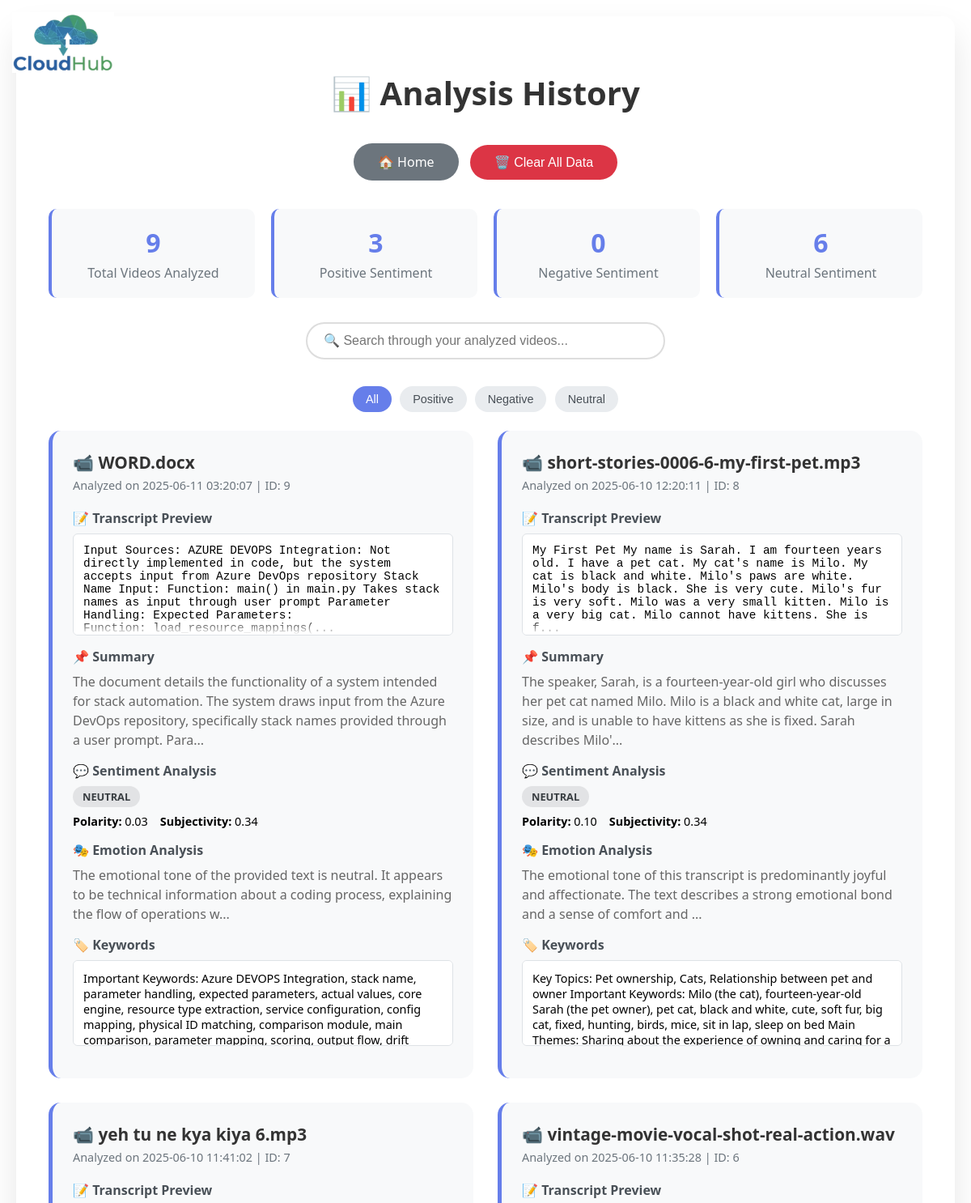
The page /analysis-history (upper part) on the database its author committed.
### tables this page shows
CREATE TABLE video_analysis (
            id INTEGER PRIMARY KEY AUTOINCREMENT,
            filename TEXT NOT NULL,
            transcript TEXT NOT NULL,
            summary TEXT NOT NULL,
            sentiment_polarity REAL,
            sentiment_subjectivity REAL,
            sentiment_label TEXT,
            emotion_analysis TEXT,
            keywords TEXT,
            combined_text TEXT,
            embedding BLOB,
            created_at TIMESTAMP DEFAULT CURRENT_TIMESTAMP
        );

### app.py (the view)
@app.route("/analysis-history")
def analysis_history():
    all_analysis = get_all_analysis_data()
    return render_template("history.html", analysis_data=all_analysis)

### app.py (called while the page is built)
def get_all_analysis_data():
    conn = sqlite3.connect('video_analysis.db')
    cursor = conn.cursor()
    cursor.execute('''
        SELECT id, filename, transcript, summary, sentiment_polarity,
               sentiment_subjectivity, sentiment_label, emotion_analysis,
               keywords, created_at
        FROM video_analysis
        ORDER BY created_at DESC
    ''')
    columns = [description[0] for description in cursor.description]
    rows = cursor.fetchall()
    result = []
    for row in rows:
        result.append(dict(zip(columns, row)))
    conn.close()
    return result

### templates/History.html (shortened to what this page needs)
<!DOCTYPE html>
<html lang="en">
<head>
</head>
<body>
    <img src="{{ url_for('static', filename='logo.png') }}" alt="Logo" class="fixed-logo">
    <div class="container">
        <h1>📊 Analysis History</h1>
        <div class="controls">
            <a href="/" class="back-btn">🏠 Home</a>
            <button onclick="clearAllData()" class="clear-btn">🗑️ Clear All Data</button>
        </div>
        {% if analysis_data %}
        <div class="stats">
            <div class="stat-card">
                <div class="stat-number">{{ analysis_data|length }}</div>
                <div class="stat-label">Total Videos Analyzed</div>
            </div>
            <div class="stat-card">
                <div class="stat-number">{{ analysis_data|selectattr('sentiment_label', 'eq', 'Positive')|list|length }}</div>
                <div class="stat-label">Positive Sentiment</div>
            </div>
            <div class="stat-card">
                <div class="stat-number">{{ analysis_data|selectattr('sentiment_label', 'eq', 'Negative')|list|length }}</div>
                <div class="stat-label">Negative Sentiment</div>
            </div>
            <div class="stat-card">
                <div class="stat-number">{{ analysis_data|selectattr('sentiment_label', 'eq', 'Neutral')|list|length }}</div>
                <div class="stat-label">Neutral Sentiment</div>
            </div>
        </div>
        <input type="text" class="search-box" id="searchBox" placeholder="🔍 Search through your analyzed videos...">
        <div class="filter-buttons">
            <button class="filter-btn active" onclick="filterBySentiment('all')">All</button>
            <button class="filter-btn" onclick="filterBySentiment('positive')">Positive</button>
            <button class="filter-btn" onclick="filterBySentiment('negative')">Negative</button>
            <button class="filter-btn" onclick="filterBySentiment('neutral')">Neutral</button>
        </div>
        <div class="analysis-grid" id="analysisGrid">
            {% for item in analysis_data %}
            <div class="analysis-card" data-sentiment="{{ item.sentiment_label.lower() }}">
                <div class="card-header">
                    <div class="card-title">📹 {{ item.filename }}</div>
                    <div class="card-meta">
                        Analyzed on {{ item.created_at }} | ID: {{ item.id }}
                    </div>
                </div>
                <div class="card-section">
                    <h4>📝 Transcript Preview</h4>
                    <div class="transcript-preview">{{ item.transcript[:300] }}...</div>
                </div>
                <div class="card-section">
                    <h4>📌 Summary</h4>
                    <p>{{ item.summary[:200] }}...</p>
                </div>
                <div class="card-section">
                    <h4>💬 Sentiment Analysis</h4>
                    <span class="sentiment-badge sentiment-{{ item.sentiment_label.lower() }}">
                        {{ item.sentiment_label }}
                    </span>
                    <div class="sentiment-stats">
                        <span class="sentiment-stat">
                            <strong>Polarity:</strong> {{ "%.2f"|format(item.sentiment_polarity) }}
                        </span>
                        <span class="sentiment-stat">
                            <strong>Subjectivity:</strong> {{ "%.2f"|format(item.sentiment_subjectivity) }}
                        </span>
                    </div>
                </div>
                <div class="card-section">
                    <h4>🎭 Emotion Analysis</h4>
                    <p>{{ item.emotion_analysis[:150] }}{% if item.emotion_analysis|length > 150 %}...{% endif %}</p>
                </div>
                <div class="card-section">
                    <h4>🏷️ Keywords</h4>
                    <div class="keywords-list">{{ item.keywords }}</div>
                </div>
            </div>
            {% endfor %}
        </div>
        {% else %}
        <div class="empty-state">
            <h3>📭 No Analysis Data Found</h3>
            <p>Upload and analyze some videos to see them here!</p>
            <a href="/" class="back-btn" style="margin-top: 20px;">🎬 Analyze Your First Video</a>
        </div>
        {% endif %}
    </div>
</body>
</html>

### templates/History.html (style rules this page uses)
body { font-family: 'Segoe UI', Tahoma, Geneva, Verdana, sans-serif; margin: 0; padding: 20px; background: linear-gradient(135deg, #ffffff 0%, #ffffff 100%); min-height: 100vh; }
.fixed-logo { position: fixed; top: 15px; left: 15px; z-index: 1000; height: 75px; width: auto; }
.container { max-width: 1400px; margin: 0 auto; background: white; border-radius: 15px; padding: 40px; box-shadow: 0 20px 40px rgba(0,0,0,0.1); }
h1 { text-align: center; color: #333; margin-bottom: 30px; font-size: 2.5em; }
.controls { margin-bottom: 30px; text-align: center; }
.back-btn, .clear-btn { padding: 12px 30px; border: none; border-radius: 25px; font-size: 16px; cursor: pointer; margin: 5px; text-decoration: none; display: inline-block; }
.back-btn { background: #6c757d; color: white; }
.clear-btn { background: #dc3545; color: white; }
.stats { display: grid; grid-template-columns: repeat(auto-fit, minmax(200px, 1fr)); gap: 20px; margin-bottom: 30px; }
.stat-card { background: #f8f9fa; padding: 20px; border-radius: 10px; text-align: center; border-left: 4px solid #667eea; }
.stat-number { font-size: 2em; font-weight: bold; color: #667eea; }
.stat-label { color: #6c757d; margin-top: 5px; }
.analysis-grid { display: grid; grid-template-columns: repeat(auto-fit, minmax(500px, 1fr)); gap: 30px; }
.analysis-card { background: #f8f9fa; border-radius: 15px; padding: 25px; border-left: 5px solid #667eea; transition: transform 0.2s, box-shadow 0.2s; }
.card-header { margin-bottom: 20px; }
.card-title { font-size: 1.3em; font-weight: bold; color: #333; margin-bottom: 5px; }
.card-meta { font-size: 0.9em; color: #6c757d; }
.card-section { margin-bottom: 15px; }
.card-section h4 { margin: 0 0 8px 0; color: #495057; font-size: 1em; }
.card-section p { margin: 0; line-height: 1.5; color: #666; }
.transcript-preview { max-height: 100px; overflow: hidden; background: white; padding: 12px; border-radius: 6px; font-family: 'Courier New', monospace; font-size: 0.9em; border: 1px solid #dee2e6; position: relative; }
.transcript-preview::after { content: ''; position: absolute; bottom: 0; left: 0; right: 0; height: 20px; background: linear-gradient(transparent, white); }
.sentiment-badge { display: inline-block; padding: 4px 12px; border-radius: 15px; font-size: 0.8em; font-weight: bold; text-transform: uppercase; }
.sentiment-neutral { background: #e2e3e5; color: #383d41; }
.sentiment-stats { display: flex; gap: 15px; margin-top: 8px; }
.sentiment-stat { font-size: 0.9em; }
.keywords-list { background: white; padding: 12px; border-radius: 6px; border: 1px solid #dee2e6; max-height: 80px; overflow-y: auto; font-size: 0.9em; }
.search-box { width: 100%; max-width: 400px; padding: 12px 20px; border: 2px solid #ddd; border-radius: 25px; font-size: 16px; margin: 0 auto 30px auto; display: block; }
.filter-buttons { text-align: center; margin-bottom: 20px; }
.filter-btn { background: #e9ecef; color: #495057; border: none; padding: 8px 16px; border-radius: 20px; margin: 3px; cursor: pointer; font-size: 0.9em; }
.filter-btn.active { background: #667eea; color: white; }

### rows shown on the page
video_analysis: filename "WORD.docx", created_at "2025-06-11 03:20:07", id "9", transcript "Input Sources: AZURE DEVOPS Integration: Not directly implemented in code, but the system accepts input from Azure DevOps repository Stack Name Input: Function: main() in main.py Takes stack names as input through user prompt Parameter Handling: Expected Parameters: Function: load_resource_mappings(", summary "The document details the functionality of a system intended for stack automation. The system draws input from the Azure DevOps repository, specifically stack names provided through a user prompt. Para", sentiment_label "NEUTRAL", sentiment_polarity "0.03", sentiment_subjectivity "0.34", emotion_analysis "The emotional tone of the provided text is neutral. It appears to be technical information about a coding process, explaining the flow of operations w", keywords "Important Keywords: Azure DEVOPS Integration, stack name, parameter handling, expected parameters, actual values, core engine, resource type extraction, service configuration, config mapping, physical ID matching, comparison module, main comparison, parameter mapping, scoring, output flow, drift…"
video_analysis: filename "short-stories-0006-6-my-first-pet.mp3", created_at "2025-06-10 12:20:11", id "8", transcript "My First Pet My name is Sarah. I am fourteen years old. I have a pet cat. My cat's name is Milo. My cat is black and white. Milo's paws are white. Milo's body is black. She is very cute. Milo's fur is very soft. Milo was a very small kitten. Milo is a very big cat. Milo cannot have kittens. She is f", summary "The speaker, Sarah, is a fourteen-year-old girl who discusses her pet cat named Milo. Milo is a black and white cat, large in size, and is unable to have kittens as she is fixed. Sarah describes Milo'", sentiment_label "NEUTRAL", sentiment_polarity "0.10", sentiment_subjectivity "0.34", emotion_analysis "The emotional tone of this transcript is predominantly joyful and affectionate. The text describes a strong emotional bond and a sense of comfort and", keywords "Key Topics: Pet ownership, Cats, Relationship between pet and owner Important Keywords: Milo (the cat), fourteen-year-old Sarah (the pet owner), pet cat, black and white, cute, soft fur, big cat, fixed, hunting, birds, mice, sit in lap, sleep on bed Main Themes: Sharing about the experience of owning and caring for a…"
video_analysis: filename "yeh tu ne kya kiya 6.mp3", created_at "2025-06-10 11:41:02", id "7"
video_analysis: filename "vintage-movie-vocal-shot-real-action.wav", created_at "2025-06-10 11:35:28", id "6"

### other values the page prints
{{ analysis_data|length }} "9"
